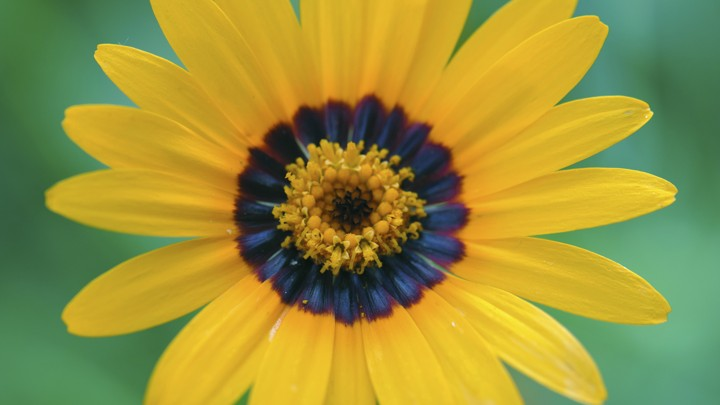
#> input picture Week_7/Day_2_ImageManipulation&Processing/Projects/1_Pop_Art/flower.jpg, 720 x 405 px
$ jupyter execute Ch2_Project_1_Pop_Art.ipynb   (shell and % lines are left out)   (text cells are left out)
#> lines starting #> are read from the running program, lines starting #| are printed output that depends on the picture; after the words box and inside, x2 and y2 are one past the last pixel; in counts of white or black regions, pixels touching at a corner belong together
[cell 1]
import cv2
import numpy as np
import matplotlib.pyplot as plt

[cell 2]
def showImg(img,title= ''):
    plt.figure(figsize = (10,5));
    plt.title(title)
    plt.imshow(cv2.cvtColor(img, cv2.COLOR_BGR2RGB))

def showGrayScaleImg(img,title= ''):
    plt.figure(figsize = (10,5));
    plt.title(title)
    plt.imshow(img, cmap='gray')

[cell 3]
def art (image):
#> called with image = 'flower.jpg'
    img = cv2.imread(image)
#> img is the input picture: shape (405, 720, 3); mean B, G, R 58.4, 145.9, 153.8
    image = img.copy()
    gray = cv2.cvtColor(image,cv2.COLOR_BGR2GRAY)
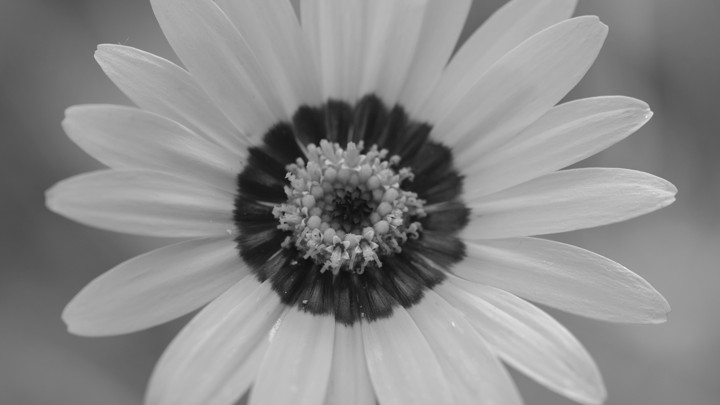
#> gray: shape (405, 720); min 10, max 237, mean 138.3
    edges = cv2.Canny(gray,100,150)*-1
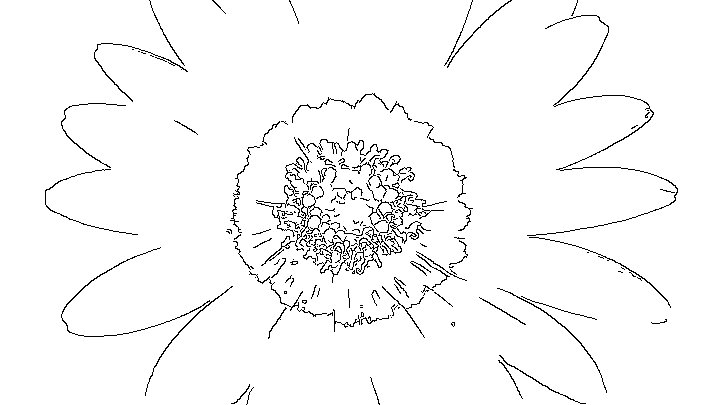
#> edges: shape (405, 720) int16; values -255 (black) and 0 (white), 97% white; black in thin lines or dots, all inside (x1, y1, x2, y2) = (45, 0, 678, 405)
    showGrayScaleImg(edges)


art('flower.jpg')

[cell 4]
cap = cv2.VideoCapture(0)

while(True):
    #capture frame-by-frame
    ret, frame = cap.read()
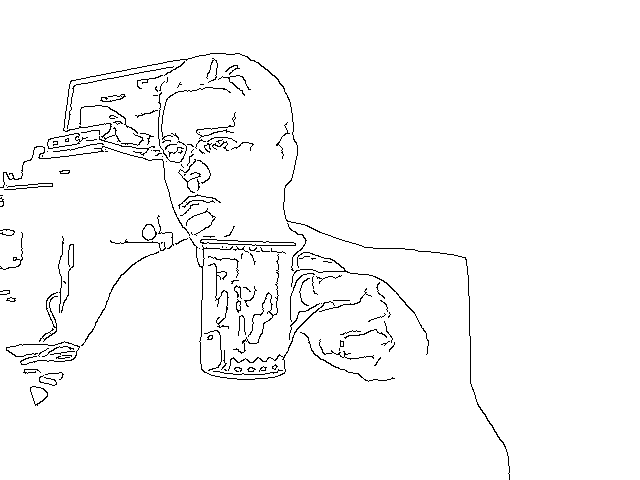
#> input picture Week_7/Day_2_ImageManipulation&Processing/Projects/1_Pop_Art/sketch.png, 640 x 480 px, given in place of the camera
#> frame is the input picture: shape (480, 640, 3); 97.4% white; black in thin lines or dots, all inside (x1, y1, x2, y2) = (0, 53, 510, 480)

    #Our operations on the frame come here
    #img = frame
    #gray = cv2.cvtColor(frame,cv2.COLOR_BGR2GRAY)
    img = cv2.Canny(frame, 15,70)
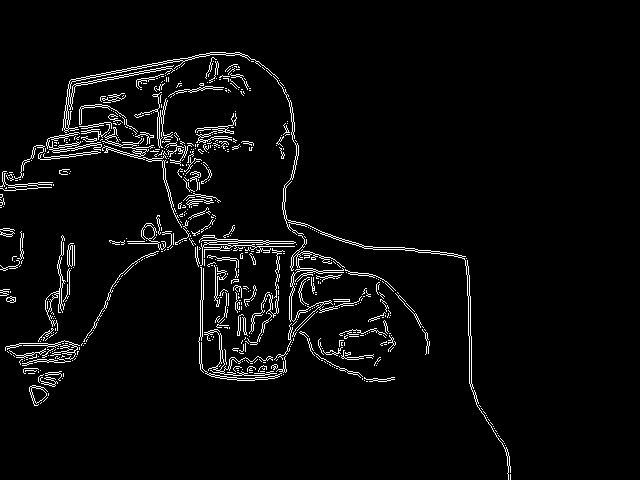
#> img: shape (480, 640); 3.9% white in thin lines or dots, all inside (x1, y1, x2, y2) = (0, 52, 511, 480)
    img2= cv2.bitwise_not(img) #Esto me cambia todo

    #Display de resulting frame
    cv2.imshow('Video from OpenCV!, press \'q\' to close', img2)
    if cv2.waitKey(1) & 0xFF == ord('q'):
#> (key q is pressed here)
        break

#when everything done, release the capture
cap.release()
cv2.destroyAllWindows()
